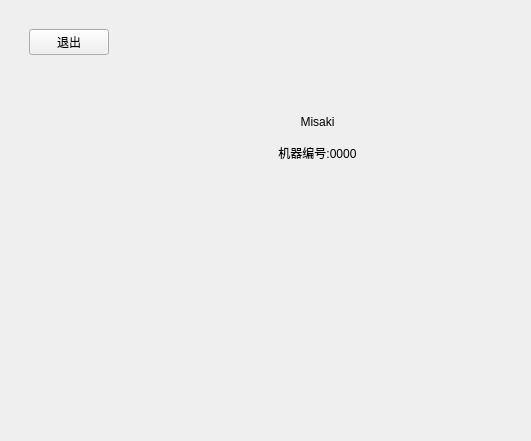
<?xml version="1.0" encoding="UTF-8"?>
<ui version="4.0">
 <class>account</class>
 <widget class="QWidget" name="account">
  <property name="geometry">
   <rect>
    <x>0</x>
    <y>0</y>
    <width>531</width>
    <height>441</height>
   </rect>
  </property>
  <property name="windowTitle">
   <string>Form</string>
  </property>
  <layout class="QHBoxLayout" name="horizontalLayout">
   <item>
    <widget class="QWidget" name="widget" native="true">
     <layout class="QHBoxLayout" name="horizontalLayout_2" stretch="1,6,4,6">
      <item>
       <widget class="QWidget" name="widget_3" native="true">
        <layout class="QVBoxLayout" name="verticalLayout_2">
         <item>
          <widget class="QPushButton" name="pushButton">
           <property name="sizePolicy">
            <sizepolicy hsizetype="Preferred" vsizetype="Fixed">
             <horstretch>0</horstretch>
             <verstretch>0</verstretch>
            </sizepolicy>
           </property>
           <property name="text">
            <string>退出</string>
           </property>
          </widget>
         </item>
         <item>
          <spacer name="verticalSpacer_2">
           <property name="orientation">
            <enum>Qt::Orientation::Vertical</enum>
           </property>
           <property name="sizeHint" stdset="0">
            <size>
             <width>20</width>
             <height>40</height>
            </size>
           </property>
          </spacer>
         </item>
        </layout>
       </widget>
      </item>
      <item>
       <spacer name="horizontalSpacer">
        <property name="orientation">
         <enum>Qt::Orientation::Horizontal</enum>
        </property>
        <property name="sizeHint" stdset="0">
         <size>
          <width>40</width>
          <height>20</height>
         </size>
        </property>
       </spacer>
      </item>
      <item>
       <widget class="QWidget" name="widget_2" native="true">
        <layout class="QVBoxLayout" name="verticalLayout" stretch="3,1,1,10">
         <item>
          <widget class="QLabel" name="label_2">
           <property name="text">
            <string/>
           </property>
          </widget>
         </item>
         <item>
          <widget class="QLabel" name="label">
           <property name="text">
            <string>Misaki</string>
           </property>
           <property name="alignment">
            <set>Qt::AlignmentFlag::AlignCenter</set>
           </property>
          </widget>
         </item>
         <item>
          <widget class="QLabel" name="label_3">
           <property name="text">
            <string>机器编号:0000</string>
           </property>
           <property name="alignment">
            <set>Qt::AlignmentFlag::AlignCenter</set>
           </property>
          </widget>
         </item>
         <item>
          <spacer name="verticalSpacer">
           <property name="orientation">
            <enum>Qt::Orientation::Vertical</enum>
           </property>
           <property name="sizeType">
            <enum>QSizePolicy::Policy::Preferred</enum>
           </property>
           <property name="sizeHint" stdset="0">
            <size>
             <width>20</width>
             <height>300</height>
            </size>
           </property>
          </spacer>
         </item>
        </layout>
       </widget>
      </item>
      <item>
       <spacer name="horizontalSpacer_2">
        <property name="orientation">
         <enum>Qt::Orientation::Horizontal</enum>
        </property>
        <property name="sizeHint" stdset="0">
         <size>
          <width>40</width>
          <height>20</height>
         </size>
        </property>
       </spacer>
      </item>
     </layout>
    </widget>
   </item>
  </layout>
 </widget>
 <resources/>
 <connections/>
</ui>
